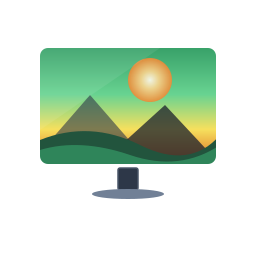
#> input picture assets/bodhi-wallpaper.png, 256 x 256 px; its folder holds only this picture in this run
$ python -i bodhi_wallpaper_engine.py   (imports and definitions only)
#> lines starting #> are read from the running program, lines starting #| are printed output that depends on the picture
#!/usr/bin/env python3
"""
Bodhi Wallpaper Engine - Core Moksha / Enlightenment Desktop Integration
Provides wallpaper scanning, metadata extraction, EDJ compilation,
caching, wallpaper applying, configuration persistence, and IPC.
"""

import os
import sys
import json
import time
import io
import glob
import hashlib
import tempfile
import socket
import subprocess
import struct
import zlib
import shutil
from pathlib import Path
from PIL import Image

# XDG Base Directories
CONFIG_DIR = os.path.expanduser("~/.config/bodhi-wallpaper")
CACHE_DIR = os.path.expanduser("~/.cache/bodhi-wallpaper")
THUMBS_DIR = os.path.join(CACHE_DIR, "thumbnails")
DATA_DIR = os.path.expanduser("~/.local/share/bodhi-wallpaper")
EDJ_CACHE_DIR = os.path.join(DATA_DIR, "edj_cache")
MOKSHA_BG_DIR = os.path.expanduser("~/.e/e/backgrounds")

CONFIG_FILE = os.path.join(CONFIG_DIR, "config.json")
SOCKET_FILE = f"/tmp/bodhi-wallpaper-{os.getuid()}.sock"
LOCK_FILE = f"/tmp/bodhi-wallpaper-daemon-{os.getuid()}.lock"

# Default wallpaper paths on Bodhi Linux
DEFAULT_WALLPAPER_DIRS = [
    "/usr/share/enlightenment/data/backgrounds",
    "/usr/share/backgrounds",
    os.path.expanduser("~/Pictures/Wallpapers"),
    os.path.expanduser("~/.e/e/backgrounds"),
    os.path.expanduser("~/Pictures")
]

SUPPORTED_EXTENSIONS = {'.edj', '.jpg', '.jpeg', '.png', '.webp', '.bmp', '.tiff'}

DEFAULT_CONFIG = {
    "folders": [
        "/usr/share/enlightenment/data/backgrounds",
        "/usr/share/backgrounds",
        os.path.expanduser("~/Pictures/Wallpapers"),
        os.path.expanduser("~/.e/e/backgrounds")
    ],
    "favorites": [],
    "history": [],
    "current_wallpaper": "",
    "style": "zoom",  # zoom, fit, stretch, center, tile
    "auto_change": False,
    "interval_minutes": 15,
    "random_order": True,
    "notify": True,
    "autostart": False,
    "tray_enabled": True,
    "minimize_to_tray": True,
    "target_desktop": "all"  # 'all' or 'current'
}


class BodhiWallpaperEngine:
    def __init__(self):
        self._init_directories()
        self.config = self.load_config()
        self._cached_desktops = None
        self._cached_screens = None

    def _init_directories(self):
        for d in [CONFIG_DIR, CACHE_DIR, THUMBS_DIR, DATA_DIR, EDJ_CACHE_DIR, MOKSHA_BG_DIR]:
            os.makedirs(d, exist_ok=True)

    def load_config(self):
        config = dict(DEFAULT_CONFIG)
        if os.path.exists(CONFIG_FILE):
            try:
                with open(CONFIG_FILE, "r", encoding="utf-8") as f:
                    saved = json.load(f)
                    config.update(saved)
            except Exception as e:
                print(f"[Engine] Warning: Failed to parse config file: {e}", file=sys.stderr)
        return config

    # [8 lines left out: function save_config, not called in this run]

    def ensure_moksha_msgbus(self):
        """Ensure Moksha DBus msgbus module is loaded and enabled."""
        try:
            subprocess.run(["enlightenment_remote", "-module-load", "msgbus"],
                           stdout=subprocess.DEVNULL, stderr=subprocess.DEVNULL, timeout=2)
#> (this line was passed over: subprocess is not available in this run)
            subprocess.run(["enlightenment_remote", "-module-enable", "msgbus"],
                           stdout=subprocess.DEVNULL, stderr=subprocess.DEVNULL, timeout=2)
#> (this line was passed over: subprocess is not available in this run)
        except Exception as e:
            print(f"[Engine] Warning ensuring msgbus: {e}", file=sys.stderr)

    # [196 lines left out: functions get_desktops_and_screens, scan_wallpapers, _decode_image_data, _extract_image_from_edj, get_thumbnail, get_wallpaper_metadata and 1 more, not called in this run]

    def compile_image_to_edj(self, image_path, style="zoom"):
        """
        Compiles standard image (.jpg, .png, etc.) to Moksha .edj background.
        Caches compiled file so subsequent uses are instantaneous.
        """
#> called with image_path = 'assets/bodhi-wallpaper.png', style = 'zoom'
        if not os.path.exists(image_path):
            raise FileNotFoundError(f"Image not found: {image_path}")

        mtime = os.path.getmtime(image_path)
        content_hash = hashlib.md5(f"{image_path}_{mtime}_{style}".encode()).hexdigest()[:12]
        cached_edj = os.path.join(EDJ_CACHE_DIR, f"wp_{content_hash}_{style}.edj")

        if os.path.exists(cached_edj):
            return cached_edj

        with tempfile.TemporaryDirectory() as tmpdir:
            img = Image.open(image_path).convert("RGB")
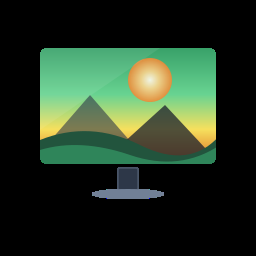
#> img: PIL image 256x256 RGB; mean R, G, B 35.9, 52.5, 34.8
            w, h = img.size
#> w = 256; h = 256
            aspect = round(w / h, 9) if h > 0 else 0.0
#> aspect = 1

            tmp_img_name = "image.jpg"
            tmp_img_path = os.path.join(tmpdir, tmp_img_name)
            img.save(tmp_img_path, "JPEG", quality=95)

            # Generate EDC for requested style
            # 4: Zoom/Crop, 2: Fit/Letterbox, 3: Stretch, 1: Center, 0: Tile
            if style == "fit":
                edc_body = f"""
images {{ image: "{tmp_img_name}" LOSSY 92; }}
collections {{
    group {{
        name: "e/desktop/background";
        data {{ item: "style" "2"; item: "noanimation" "1"; }}
        max: {w} {h};
        parts {{
            part {{
                name: "bg";
                mouse_events: 0;
                description {{
                    state: "default" 0.0;
                    aspect: {aspect} {aspect};
                    aspect_preference: BOTH;
                    image {{ normal: "{tmp_img_name}"; scale_hint: STATIC; }}
                }}
            }}
        }}
    }}
}}
"""
            elif style == "stretch":
                edc_body = f"""
images {{ image: "{tmp_img_name}" LOSSY 92; }}
collections {{
    group {{
        name: "e/desktop/background";
        data {{ item: "style" "3"; item: "noanimation" "1"; }}
        max: {w} {h};
        parts {{
            part {{
                name: "bg";
                mouse_events: 0;
                description {{
                    state: "default" 0.0;
                    aspect: 0.0 0.0;
                    aspect_preference: NONE;
                    image {{ normal: "{tmp_img_name}"; scale_hint: STATIC; }}
                }}
            }}
        }}
    }}
}}
"""
            elif style == "center":
                edc_body = f"""
images {{ image: "{tmp_img_name}" LOSSY 92; }}
collections {{
    group {{
        name: "e/desktop/background";
        data {{ item: "style" "1"; item: "noanimation" "1"; }}
        max: {w} {h};
        parts {{
            part {{
                name: "bg";
                mouse_events: 0;
                description {{
                    state: "default" 0.0;
                    min: {w} {h};
                    max: {w} {h};
                    fixed: 1 1;
                    image {{ normal: "{tmp_img_name}"; scale_hint: STATIC; }}
                }}
            }}
        }}
    }}
}}
"""
            elif style == "tile":
                edc_body = f"""
images {{ image: "{tmp_img_name}" LOSSY 92; }}
collections {{
    group {{
        name: "e/desktop/background";
        data {{ item: "style" "0"; item: "noanimation" "1"; }}
        parts {{
            part {{
                name: "bg";
                mouse_events: 0;
                description {{
                    state: "default" 0.0;
                    fill {{
                        size {{
                            relative: 0.0 0.0;
                            offset: {w} {h};
                        }}
                    }}
                    image {{ normal: "{tmp_img_name}"; scale_hint: STATIC; }}
                }}
            }}
        }}
    }}
}}
"""
            else:  # default 'zoom' / style 4
                edc_body = f"""
images {{ image: "{tmp_img_name}" LOSSY 92; }}
collections {{
    group {{
        name: "e/desktop/background";
        data {{ item: "style" "4"; item: "noanimation" "1"; }}
        max: {w} {h};
        parts {{
            part {{
                name: "bg";
                mouse_events: 0;
                description {{
                    state: "default" 0.0;
                    aspect: {aspect} {aspect};
                    aspect_preference: NONE;
                    image {{ normal: "{tmp_img_name}"; scale_hint: STATIC; }}
                }}
            }}
        }}
    }}
}}
"""
            edc_path = os.path.join(tmpdir, "bg.edc")
            tmp_out_edj = os.path.join(tmpdir, "out.edj")
            with open(edc_path, "w", encoding="utf-8") as f:
                f.write(edc_body)

#> (the run stopped early here; a loop or call above may not have finished)
